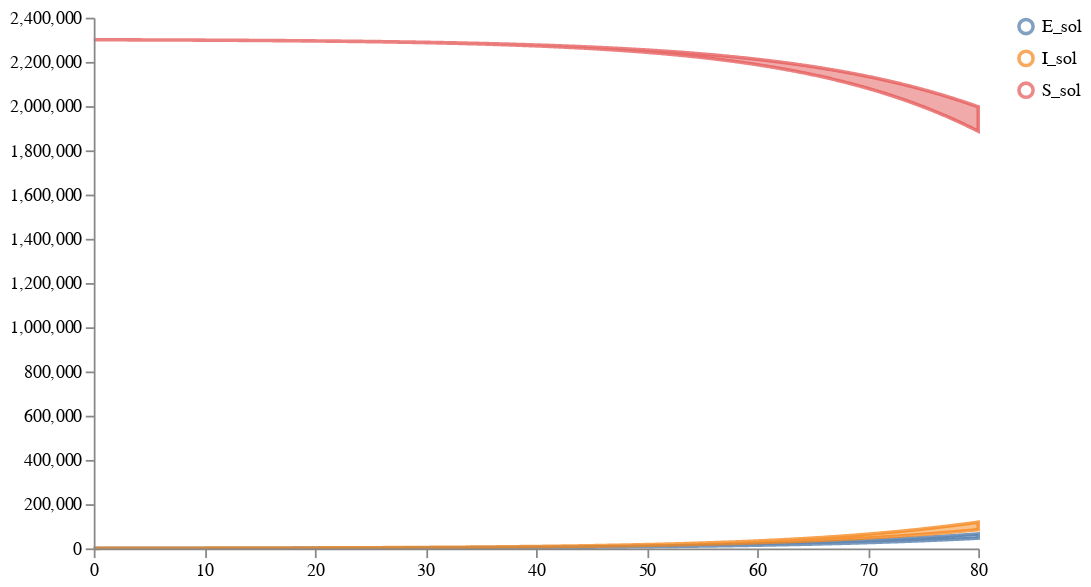

The notebook cell this image was saved under:
### Code cell
schema = plots.trajectories(post_samples["data"].drop(columns=['V_sol']), subset=".*_sol",
                            #points=ww_data_train.reset_index(drop=True).rename(columns={"V":"V_data"})
                           )
schema = plots.pad(schema, 5)
plots.ipy_display(schema)

### Figure 1 — Vega specification as saved in the notebook (floating-point values rounded to 4 significant figures; data arrays with more than 128 entries replaced by an {"elided": "..."} marker saying what was removed)
{"$schema": "https://vega.github.io/schema/vega/v5.json", "axes": [{"name": "x_axis", "orient": "bottom", "scale": "xscale", "zindex": 100}, {"name": "y_axis", "orient": "left", "scale": "yscale", "zindex": 100}], "data": [{"name": "distributions", "values": {"elided": "2403 records"}}, {"name": "traces", "transform": [{"expr": "isValid(datum.value)", "type": "filter"}], "values": []}, {"name": "points", "values": []}, {"name": "markers", "values": []}, {"name": "selected", "on": [{"remove": true, "trigger": "clear"}, {"remove": true, "trigger": "!shift"}, {"insert": "clicked", "trigger": "!shift && clicked"}, {"toggle": "clicked", "trigger": "shift && clicked"}]}], "height": 300, "legends": [{"encode": {"labels": {"interactive": true, "name": "legendLabel", "update": {"opacity": [{"test": "!length(data('selected')) || indata('selected', 'value', datum.value)", "value": 1}, {"value": 0.25}]}}, "symbols": {"interactive": true, "name": "legendSymbol", "update": {"fill": {"value": "transparent"}, "opacity": [{"test": "!length(data('selected')) || indata('selected', 'value', datum.value)", "value": 0.7}, {"value": 0.15}], "size": {"value": 64}, "strokeWidth": {"value": 2}}}}, "name": "color_legend", "stroke": "color"}], "marks": [{"from": {"facet": {"data": "points", "groupby": "trajectory", "name": "points_split"}}, "marks": [{"encode": {"hover": {"fillOpacity": {"value": 0.9}}, "update": {"fill": {"field": "trajectory", "scale": "color"}, "fillOpacity": [{"test": "!length(data('selected')) || indata('selected', 'value', datum.trajectory)", "value": 0.5}, {"value": 0.15}], "size": {"value": 10}, "stroke": {"field": "trajectory", "scale": "color"}, "strokeOpacity": [{"test": "!length(data('selected')) || indata('selected', 'value', datum.trajectory)", "value": 0.75}, {"value": 0.15}], "strokeWidth": {"value": 2}, "tooltip": {"field": "value"}, "x": {"field": "timepoint", "scale": "xscale"}, "y": {"field": "value", "scale": "yscale"}}}, "from": {"data": "points"}, "name": "_points_symbol", "type": "symbol", "zindex": 3}, {"encode": {"hover": {"fillOpacity": {"value": 0.9}}, "update": {"interpolate": {"value": "linear"}, "stroke": {"field": "trajectory", "scale": "color"}, "strokeOpacity": [{"test": "!length(data('selected')) || indata('selected', 'value', datum.trajectory)", "value": 0.3}, {"value": 0.1}], "strokeWidth": {"value": 2}, "x": {"field": "timepoint", "scale": "xscale"}, "y": {"field": "value", "scale": "yscale"}}}, "from": {"data": "points"}, "name": "_points_line", "type": "line", "zindex": 3}], "name": "_points", "type": "group", "zindex": 3}, {"from": {"facet": {"data": "traces", "groupby": "trajectory", "name": "traces_split"}}, "marks": [{"encode": {"hover": {"fillOpacity": {"value": 0.9}}, "update": {"interpolate": {"value": "linear"}, "stroke": {"field": "trajectory", "scale": "color"}, "strokeOpacity": [{"test": "!length(data('selected')) || indata('selected', 'value', datum.trajectory)", "value": 0.75}, {"value": 0.15}], "strokeWidth": {"value": 2}, "x": {"field": "timepoint", "scale": "xscale"}, "y": {"field": "value", "scale": "yscale"}}}, "from": {"data": "traces_split"}, "name": "_traces_lines", "type": "line"}], "name": "_traces", "type": "group", "zindex": 2}, {"from": {"facet": {"data": "distributions", "groupby": "trajectory", "name": "trajectory_split"}}, "marks": [{"encode": {"hover": {"fillOpacity": {"value": 0.9}}, "update": {"fill": {"field": "trajectory", "scale": "color"}, "fillOpacity": [{"test": "!length(data('selected')) || indata('selected', 'value', datum.trajectory)", "value": 0.5}, {"value": 0.15}], "interpolate": {"value": "linear"}, "stroke": {"field": "trajectory", "scale": "color"}, "strokeOpacity": [{"test": "!length(data('selected')) || indata('selected', 'value', datum.trajectory)", "value": 0.75}, {"value": 0.15}], "strokeWidth": {"value": 2}, "x": {"field": "timepoint", "scale": "xscale"}, "y": {"field": "upper", "scale": "yscale"}, "y2": {"field": "lower", "scale": "yscale"}}}, "from": {"data": "trajectory_split"}, "type": "area"}], "name": "_distributions", "type": "group", "zindex": 1}, {"marks": [{"encode": {"enter": {"stroke": {"value": "lightgray"}}, "update": {"opacity": {"value": 1}, "x": {"field": "timepoint", "scale": "xscale"}, "y": {"signal": "height"}, "y2": {"value": 0}}}, "from": {"data": "markers"}, "name": "_marker text", "type": "rule"}, {"encode": {"enter": {"fontSize": {"value": 8}, "text": {"field": "datum.label"}, "y": {"value": 0}}}, "from": {"data": "_marker text"}, "name": "_marker flags", "transform": [{"as": ["x", "_y", "opacity", "align", "baseline"], "lineAnchor": "start", "offset": [1], "size": {"signal": "[width, height]"}, "type": "label"}], "type": "text"}], "name": "_markers", "type": "group"}], "padding": 5, "scales": [{"domain": {"fields": [{"data": "distributions", "field": "timepoint"}, {"data": "traces", "field": "timepoint"}, {"data": "points", "field": "timepoint"}, {"data": "markers", "field": "timepoint"}]}, "name": "xscale", "range": "width", "type": "linear", "zero": false}, {"domain": {"fields": [{"data": "distributions", "field": "lower"}, {"data": "distributions", "field": "upper"}, {"data": "traces", "field": "value"}, {"data": "points", "field": "value"}]}, "name": "yscale", "nice": true, "range": "height", "type": "linear", "zero": true}, {"domain": {"fields": [{"data": "distributions", "field": "trajectory"}, {"data": "traces", "field": "trajectory"}, {"data": "points", "field": "trajectory"}]}, "name": "color", "range": "category", "type": "ordinal"}], "signals": [{"name": "clear", "on": [{"events": "mouseup[!event.item]", "force": true, "update": "true"}], "value": true}, {"name": "shift", "on": [{"events": "@legendSymbol:click, @legendLabel:click", "force": true, "update": "event.shiftKey"}], "value": false}, {"name": "clicked", "on": [{"events": "@legendSymbol:click, @legendLabel:click", "force": true, "update": "{value: datum.value}"}], "value": null}], "width": 500}
